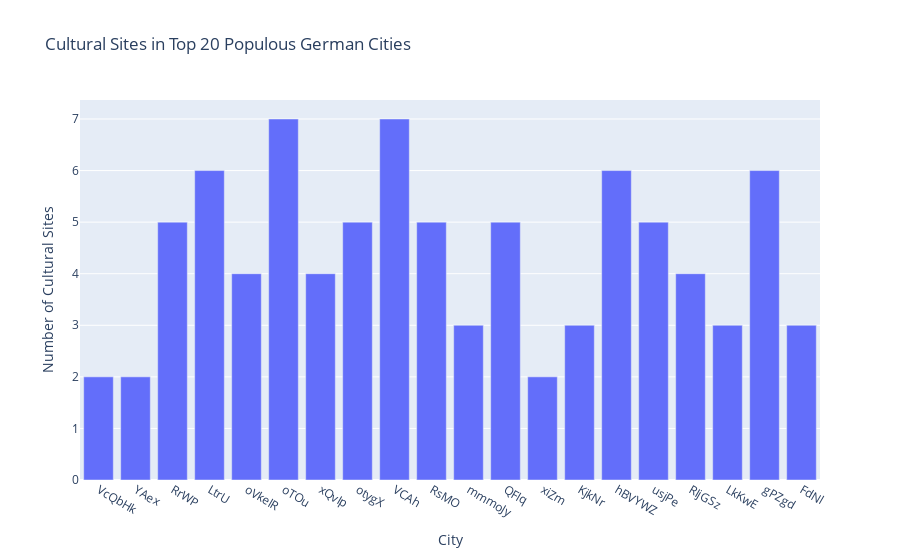

Notebook cell for this chart:
### Code cell
top_20_cities_german = german_cities.orderBy("Population", ascending=False).limit(20)
city_names = top_20_cities_german.select("CityName").collect()
cultural_sites = top_20_cities_german.select("CulturalSites").collect()
city_names = [row.CityName for row in city_names]
cultural_sites = [row.CulturalSites for row in cultural_sites]
data_dict = {'CityName': city_names, 'CulturalSites': cultural_sites}
df = pd.DataFrame(data_dict)
fig = px.bar(df, x="CityName", y="CulturalSites",
             title="Cultural Sites in Top 20 Populous German Cities")
fig.update_layout(xaxis_title="City", yaxis_title="Number of Cultural Sites")
fig.show()

### Figure 1 — Plotly figure (JSON) as saved in the notebook; plotly's stock layout.template omitted (floating-point values rounded to 4 significant figures)
{"data": [{"alignmentgroup": "True", "hovertemplate": "CityName=%{x}<br>CulturalSites=%{y}<extra></extra>", "legendgroup": "", "marker": {"color": "#636efa", "pattern": {"shape": ""}}, "name": "", "offsetgroup": "", "orientation": "v", "showlegend": false, "textposition": "auto", "type": "bar", "x": ["VcQbHk", "YAex", "RrWP", "LtrU", "oVkelR", "oTOu", "xQvIp", "otygX", "VCAh", "RsMO", "mmmoJy", "QFlq", "xiZm", "KjkNr", "hBVYWZ", "usjPe", "RIjGSz", "LkKwE", "gPZgd", "FdNl"], "xaxis": "x", "y": [2, 2, 5, 6, 4, 7, 4, 5, 7, 5, 3, 5, 2, 3, 6, 5, 4, 3, 6, 3], "yaxis": "y"}], "layout": {"barmode": "relative", "legend": {"tracegroupgap": 0}, "title": {"text": "Cultural Sites in Top 20 Populous German Cities"}, "xaxis": {"anchor": "y", "domain": [0, 1], "title": {"text": "City"}}, "yaxis": {"anchor": "x", "domain": [0, 1], "title": {"text": "Number of Cultural Sites"}}}}
